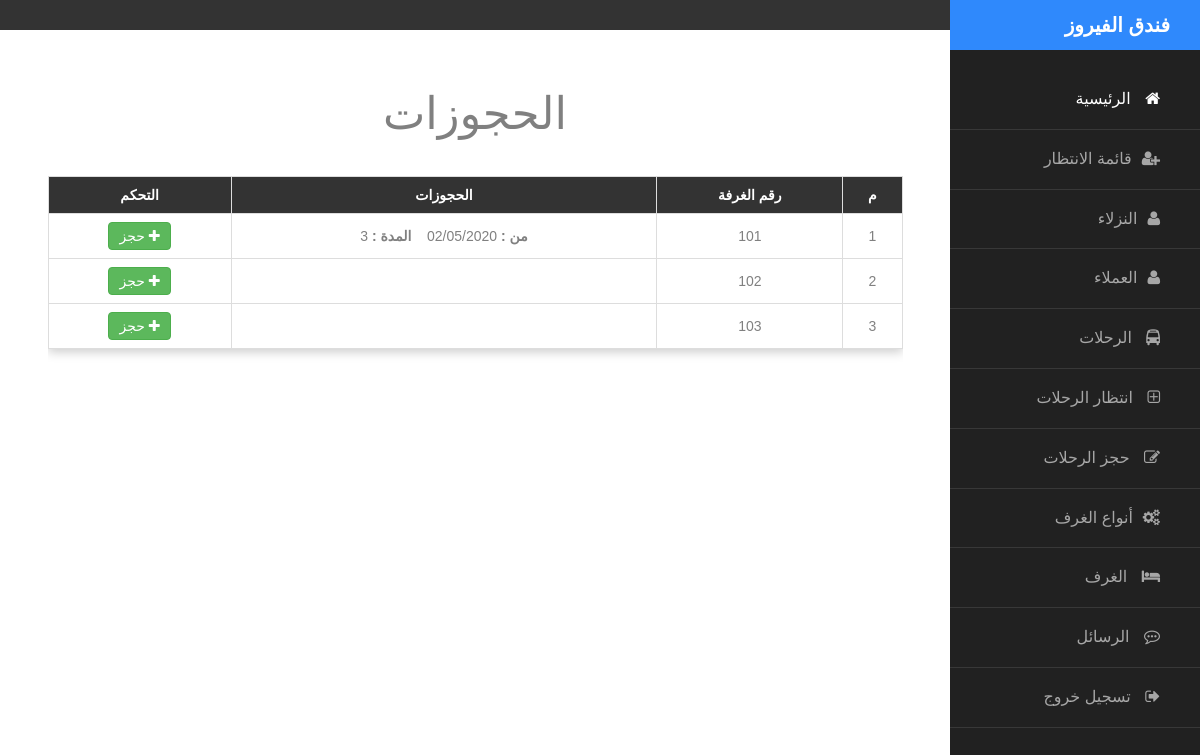
The page /admin/reserve.php?id=1&customer_id=1234567891425 (signed in) on the database its author committed.
### tables this page shows
CREATE TABLE `rooms` (
  `room_id` int(11) NOT NULL,
  `cat_id` int(11) NOT NULL,
  `floor` varchar(10) NOT NULL,
  `number` int(11) NOT NULL
);

CREATE TABLE `room_reservation` (
  `reserve_id` int(11) NOT NULL,
  `customer_id` bigint(20) NOT NULL,
  `room_cat` int(11) NOT NULL,
  `room_id` int(11) NOT NULL DEFAULT '0',
  `reservation_date` date NOT NULL,
  `check_in_date` varchar(20) NOT NULL,
  `duration` tinyint(1) NOT NULL
);

### admin/reserve.php (the view, shortened to what this page needs)
<?php
	include 'init.php';
	$id=$_GET['id'];
	$customer_id=$_GET['customer_id'];
	$sql="SELECT * FROM `rooms` WHERE cat_id=$id";
	$result=mysqli_query($connect,$sql);
	$data= array();
	while ($row=mysqli_fetch_assoc($result)) {
		$data[]=$row;
	}
?>
<?php include 'includes/templates/sidebar.php'; ?>
<h1 class="text-center" style="margin-top:50px;color:gray;margin-bottom:28px;">الحجوزات </h1>
			<div class="table-responsive" style="width: 90%;margin: auto;">
				<table class="main-table text-center table table-bordered">
					<tr>
						<th>م</th>
						<th>رقم الغرفة </th>
						<th>الحجوزات</th>
						<th>التحكم</th>
					</tr>
<?php $count=1; foreach ($data as $value) {
$room_id=$value['number'];
$sql1="SELECT * FROM `room_reservation` WHERE room_id=$room_id";
$result1=mysqli_query($connect,$sql1);
$data1=array();
while ($row1=mysqli_fetch_assoc($result1)) {
	$data1[]=$row1;
}
?>
					<tr>
						<td><?php echo $count; ?></td>
						<td><?php echo $value['number']; ?></td>
						<td id="dates">
							<?php foreach ($data1 as $value1) {?>
								<div style="border-bottom:solid lightgray 1px">
									<span style="font-weight: bold;">من  : </span>
									<?php echo $value1['check_in_date']; ?>
									<span style="font-weight: bold;">المدة  : </span>
									<?php echo $value1['duration']; ?>
								</div>
							<?php }?>
						</td>
 						<td>
							<a href="reserve1.php?id=<?php echo $customer_id; ?>&room_id=<?php echo $room_id; ?>" class="btn btn-success"><i class="fa fa-plus"></i>
								حجز
							</a>
						</td>
					</tr>
<?php $count++ ; } ?>
				</table>
			</div>
</div>

### admin/reserve.php (style rules this page uses)
body { direction: rtl; }
#dates div:last-child { border-bottom: none !important; }

### rows shown on the page
rooms: number "101"
room_reservation: check_in_date "02/05/2020", duration "3"
rooms: number "102"
rooms: number "103"
